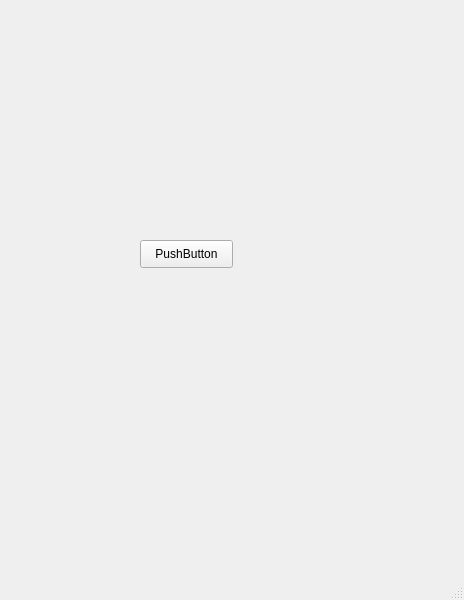
<?xml version="1.0" encoding="UTF-8"?>
<ui version="4.0">
 <class>MainWindow</class>
 <widget class="QMainWindow" name="MainWindow">
  <property name="geometry">
   <rect>
    <x>0</x>
    <y>0</y>
    <width>464</width>
    <height>600</height>
   </rect>
  </property>
  <property name="windowTitle">
   <string>MainWindow</string>
  </property>
  <widget class="QWidget" name="centralwidget">
   <widget class="QPushButton" name="pushButton">
    <property name="geometry">
     <rect>
      <x>140</x>
      <y>240</y>
      <width>93</width>
      <height>28</height>
     </rect>
    </property>
    <property name="text">
     <string>PushButton</string>
    </property>
   </widget>
  </widget>
  <widget class="QMenuBar" name="menubar">
   <property name="geometry">
    <rect>
     <x>0</x>
     <y>0</y>
     <width>464</width>
     <height>26</height>
    </rect>
   </property>
  </widget>
  <widget class="QStatusBar" name="statusbar"/>
 </widget>
 <resources/>
 <connections>
  <connection>
   <sender>pushButton</sender>
   <signal>clicked()</signal>
   <receiver>MainWindow</receiver>
   <slot>slot_push()</slot>
   <hints>
    <hint type="sourcelabel">
     <x>186</x>
     <y>173</y>
    </hint>
    <hint type="destinationlabel">
     <x>165</x>
     <y>291</y>
    </hint>
   </hints>
  </connection>
 </connections>
 <slots>
  <slot>slot_push()</slot>
 </slots>
</ui>
